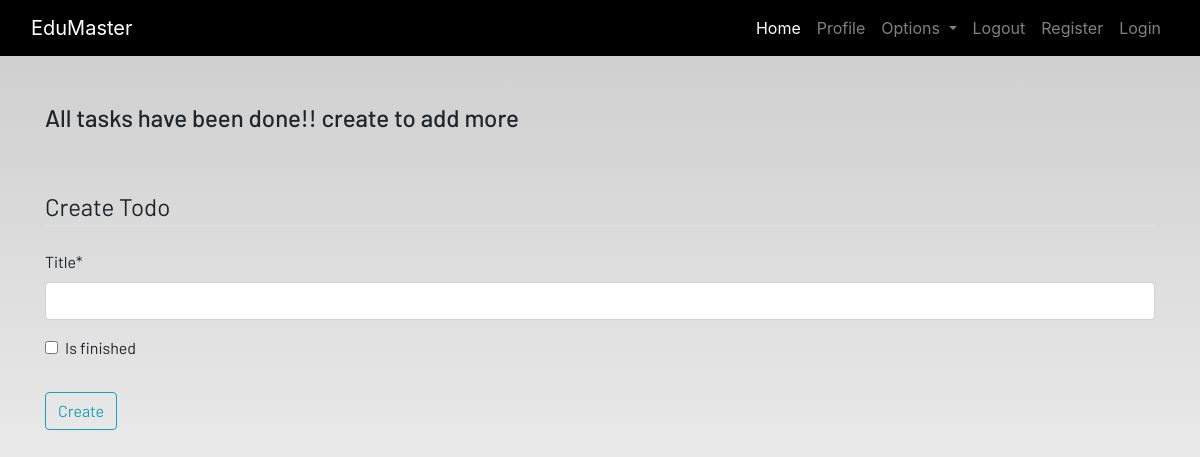
Page /todo (signed in) on the earlier database version.
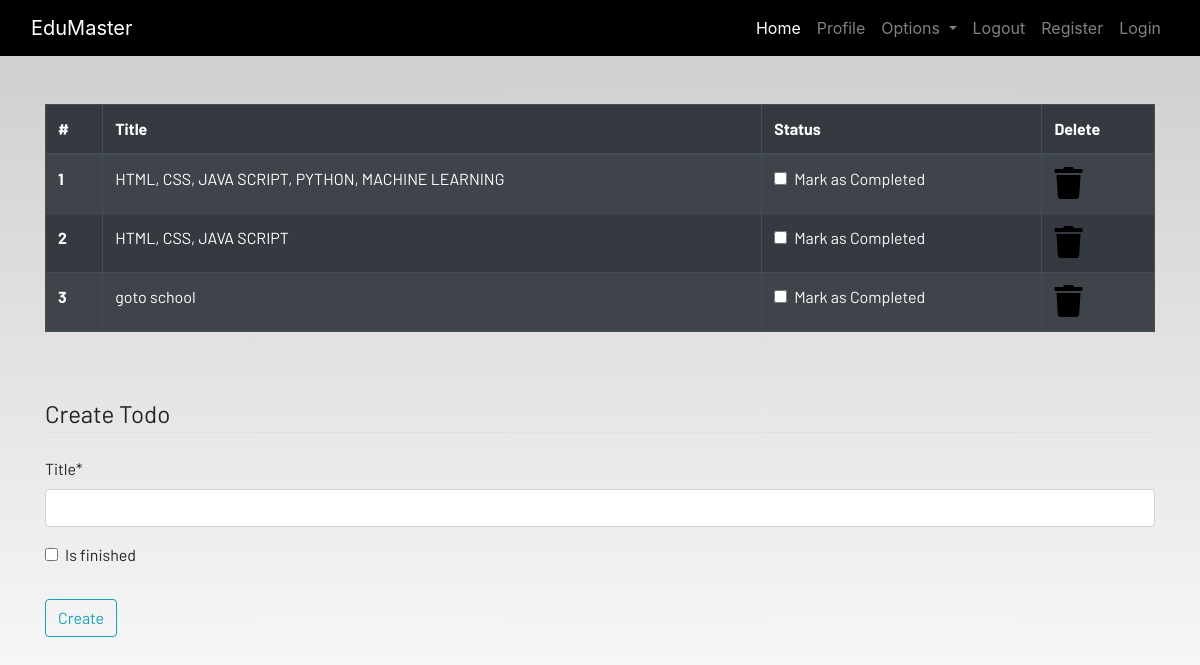
Same page on the later database version.
### dashboard/models.py (models this page shows)
class Todo(models.Model):
   user=models.ForeignKey(User,on_delete=models.CASCADE)
   title= models.CharField(max_length=100)
   is_finished=models.BooleanField(default=False)

### dashboard/views.py (the view, shortened to what this page needs)
# urls.py: path('todo',views.todo,name="todo"),
def todo(request):
    form=TodoForm()
    todo = Todo.objects.filter(user=request.user)
    if len(todo)==0:
        todos_done=True
    else:
        todos_done=False
    context = {'form':form,'todos':todo,'todos_done':todos_done}
    return render(request,"dashboard/todo.html",context)

### dashboard/forms.py
class TodoForm(forms.ModelForm):
    class Meta:
        model=Todo
        fields=['title','is_finished']

### dashboard/templates/dashboard/todo.html (shortened to what this page needs)
{% extends 'dashboard/base.html' %}
{% load static %}
{% block content %}
{% load crispy_forms_tags %}
<div class="container">
{% if not todos_done %}
    <table class="table table-striped table-bordered table-hover table-dark">
        <thead>
            <tr>
                <th scope="col">#</th>
                <th scope="col">Title</th>
                <th scope="col">Status</th>
                <th scope="col">Delete</th>
            </tr>
        </thead>
        <tbody>
        {% for todo  in todos  %}
            <tr>
                <th scope="row">{{forloop.counter}}</th>
                <td>{{todo.title}}</td>
                <td>
                    <a href="{% url 'update_todo' todo.id %}">
                        <div class="form-check">
                            {% if todo.is_finished == True %}
                            <input class="form-check-input" type="checkbox" value="" checked >
                            {% else %}
                             <input class="form-check-input" type="checkbox" value="" >
                            {% endif %}
                            <label class="form-check-label text-light" for="flexCheckDefault">
                                Mark as Completed
                            </label>
                        </div>
                    </a>
                </td>
                <td><a href="{% url 'delete_todo' todo.id %}"><i class="fa fa-trash fa-2x"></i></a></td>
            </tr>
        {% endfor %}
        </tbody>
    </table>
    {% else %}
    <h4>All tasks have been done!! create to add more</h4>
{% endif %}
</div><br><br>
<div class="container">
    <form method="POST">
        <fieldset class="form-group">
            <legend class="border-bottom mb-4">Create Todo</legend>
            {{form|crispy}}
        </fieldset>
        <div class="form-group">
            <button href="" class="btn btn-outline-info" type="submit">
                Create
            </button>
        </div>
    </form>
</div>
{% endblock content %}

### dashboard/templates/dashboard/base.html (shortened to what this page needs)
<!DOCTYPE html>
{% load static %}
<html lang="en">
<head>
  <link rel="stylesheet" href="https://stackpath.bootstrapcdn.com/bootstrap/4.3.1/css/bootstrap.min.css"
 />
  <link rel="stylesheet" href="https://use.fontawesome.com/releases/v5.7.2/css/all.css"
 />
  <link rel="stylesheet" href="{% static 'css/main.css' %}" />
</head>
<body>
  <header>
    <nav class="navbar navbar-expand-lg navbar-dark bg-dark">
      <div class="container-fluid">
        <a class="navbar-brand" href="#">EduMaster</a>
        <div class="collapse navbar-collapse justify-content-end" id="navbarSupportedContent">
          <ul class="navbar-nav mb-2 mb-lg-0">
            <li class="nav-item">
              <a class="nav-link active" aria-current="page" href="#">Home</a>
            </li>
            <li class="nav-item">
              <a class="nav-link" href="#">Profile</a>
            </li>
            <li class="nav-item dropdown">
              <a class="nav-link dropdown-toggle" href="#" id="navbarDropdown" role="button" data-toggle="dropdown"
                aria-haspopup="true" aria-expanded="false">
                Options
              </a>
            </li>
            <li class="nav-item">
              <a class="nav-link" href="#">Logout</a>
            </li>
            <li class="nav-item">
              <a class="nav-link" href="#">Register</a>
            </li>
            <li class="nav-item">
              <a class="nav-link" href="#">Login</a>
            </li>
          </ul>
        </div>
      </div>
    </nav>
  </header>
  <br /><br />
  <main>
    {% block content %}
    {% endblock content %}
  </main>
</body>
</html>

### static/css/main.css (style rules this page uses)
html { scroll-behavior: smooth; height: 100%; width: 100%; }
main { font-family: Barlow, Quicksand, Rubik, sans-serif, serif, 'Times New Roman', Times, serif !important; }
.navbar { background-color: rgb(0, 0, 0) !important; }
a { text-decoration: none !important; color: black; }
html, body { max-width: 100%; overflow-x: hidden; height: 100%; width: 100%; }
body { background: linear-gradient(rgba(0, 0, 0, 0.2), rgba(255, 255, 255, 0.5)); overflow-x: hidden; background-repeat: no-repeat; }
.fa { color: black; }

Differences in the rows shown:
added Todo: title "HTML, CSS, JAVA SCRIPT, PYTHON, MACHINE LEARNING"
added Todo: title "HTML, CSS, JAVA SCRIPT"
added Todo: title "goto school"
Other differences:
text no longer shown: "All tasks have been done!! create to add more"
text now shown: "# Title Status Delete"
